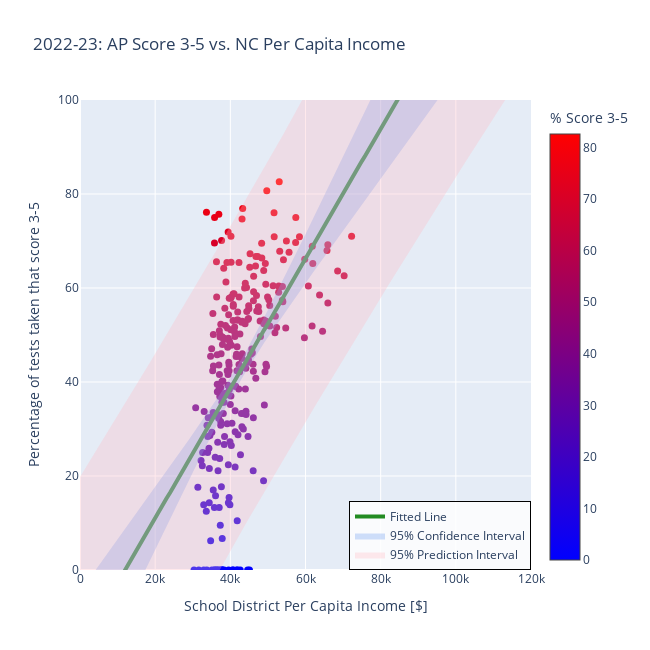

The code cell stored with this chart in its notebook:
### Code cell
# Fit the OLS model
alpha = 0.05  # 95% confidence level
x_with_const = sm.add_constant(x_arr)  # Add intercept
model = sm.OLS(y_arr, x_with_const).fit()

# Generate x values for the fitted line
x_line = np.linspace(0, 260e3, 261)
x_line_rounded = np.round(x_line, decimals=-1)
x_line_with_const = sm.add_constant(x_line_rounded)

# Get predictions and intervals
predictions = model.get_prediction(x_line_with_const)
prediction_summary = predictions.summary_frame(alpha=alpha)

# Extract values
y_line = prediction_summary['mean'].values
ci_lower = prediction_summary['mean_ci_lower'].values  # Confidence Interval lower bound
ci_upper = prediction_summary['mean_ci_upper'].values  # Confidence Interval upper bound
pi_lower = prediction_summary['obs_ci_lower'].values  # Prediction Interval lower bound
pi_upper = prediction_summary['obs_ci_upper'].values  # Prediction Interval upper bound

# Round fitted values for consistency
y_line = np.round(y_line, decimals=1)

#### Draw the data points ####
fig = go.Figure(data=go.Scatter(
    x=np.round(x_arr, decimals=-1),
    y=np.round(y_arr, decimals=1),
    mode='markers',
    marker=dict(
        size=7,
        color=y_arr,
        colorscale='Bluered',
        symbol='circle',
        showscale=True,
        colorbar=dict(title='% Score 3-5'),
    ),
    showlegend=False,
    text=northcarolina['County'],
    name=''
))

#### Add the fitted line ####
fig.add_trace(go.Scatter(
    x=x_line_rounded,
    y=y_line,
    mode="lines",
    line=dict(color="forestgreen", width=4),
    name="Fitted Line",
    showlegend=True
))

#### Add the Confidence Interval band ####
fig.add_trace(go.Scatter(
    x=np.concatenate([x_line_rounded, x_line_rounded[::-1]]),
    y=np.concatenate([ci_upper, ci_lower[::-1]]),
    fill='toself',
    fillcolor='rgba(100, 149, 237, 0.3)',
    line=dict(color='rgba(255,255,255,0)'),
    hoverinfo="skip",
    showlegend=True,
    name="95% Confidence Interval"
))

#### Add the Prediction Interval band ####
fig.add_trace(go.Scatter(
    x=np.concatenate([x_line_rounded, x_line_rounded[::-1]]),
    y=np.concatenate([pi_upper, pi_lower[::-1]]),
    fill='toself',
    fillcolor='rgba(255, 182, 193, 0.3)',
    line=dict(color='rgba(255,255,255,0)'),
    hoverinfo="skip",
    showlegend=True,
    name="95% Prediction Interval"
))

#### Write the title of the plot ####
fig.update_layout(
    title='2022-23: AP Score 3-5 vs. NC Per Capita Income',
    xaxis_title='School District Per Capita Income [$]',
    yaxis_title='Percentage of tests taken that score 3-5',
    width=650,
    height=650,
    legend=dict(
        x=1.0,  # Position of the legend (x-coordinate in normalized units)
        y=0.0,  # Position of the legend (y-coordinate in normalized units)
        xanchor='right',  # Align the legend box to the right
        yanchor='bottom',  # Align the legend box to the bottom
        bgcolor='rgba(255, 255, 255, 0.8)',  # White background with some transparency
        bordercolor='black',
        borderwidth=1
    )
)
fig.update_xaxes(range=[0, 120e3])
fig.update_yaxes(range=[0, 100])
fig.show()

# Save the plot
with open('data/NC_pickled/NC_pass_vs_school_district_income.pkl', 'wb') as f:
    pickle.dump(fig, f)

### Figure 1 — Plotly figure (JSON) as saved in the notebook; plotly's stock layout.template omitted (floating-point values rounded to 4 significant figures; data arrays with more than 128 entries replaced by an {"elided": "..."} marker saying what was removed)
{"data": [{"marker": {"color": {"elided": "267 float values"}, "colorbar": {"title": {"text": "% Score 3-5"}}, "colorscale": [[0, "rgb(0,0,255)"], [1, "rgb(255,0,0)"]], "showscale": true, "size": 7, "symbol": "circle"}, "mode": "markers", "name": "", "showlegend": false, "text": {"elided": "267 str values"}, "type": "scatter", "x": {"elided": "267 int values"}, "y": {"elided": "267 float values"}}, {"line": {"color": "forestgreen", "width": 4}, "mode": "lines", "name": "Fitted Line", "showlegend": true, "type": "scatter", "x": {"elided": "261 int values"}, "y": {"elided": "261 float values"}}, {"fill": "toself", "fillcolor": "rgba(100, 149, 237, 0.3)", "hoverinfo": "skip", "line": {"color": "rgba(255,255,255,0)"}, "name": "95% Confidence Interval", "showlegend": true, "type": "scatter", "x": {"elided": "522 int values"}, "y": {"elided": "522 float values"}}, {"fill": "toself", "fillcolor": "rgba(255, 182, 193, 0.3)", "hoverinfo": "skip", "line": {"color": "rgba(255,255,255,0)"}, "name": "95% Prediction Interval", "showlegend": true, "type": "scatter", "x": {"elided": "522 int values"}, "y": {"elided": "522 float values"}}], "layout": {"height": 650, "legend": {"bgcolor": "rgba(255, 255, 255, 0.8)", "bordercolor": "black", "borderwidth": 1, "x": 1, "xanchor": "right", "y": 0, "yanchor": "bottom"}, "title": {"text": "2022-23: AP Score 3-5 vs. NC Per Capita Income"}, "width": 650, "xaxis": {"range": [0, 120000], "title": {"text": "School District Per Capita Income [$]"}, "type": "linear"}, "yaxis": {"range": [0, 100], "title": {"text": "Percentage of tests taken that score 3-5"}, "type": "linear"}}}
